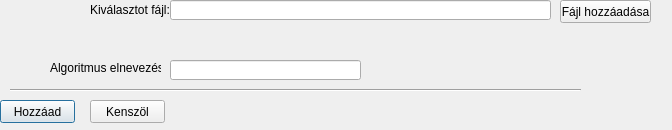
<?xml version="1.0" encoding="UTF-8"?>
<ui version="4.0">
 <class>DialogAddAlgorithm</class>
 <widget class="QDialog" name="DialogAddAlgorithm">
  <property name="geometry">
   <rect>
    <x>0</x>
    <y>0</y>
    <width>672</width>
    <height>130</height>
   </rect>
  </property>
  <property name="windowTitle">
   <string>Dialog</string>
  </property>
  <widget class="QPushButton" name="addButton">
   <property name="geometry">
    <rect>
     <x>0</x>
     <y>100</y>
     <width>75</width>
     <height>23</height>
    </rect>
   </property>
   <property name="text">
    <string>Hozzáad</string>
   </property>
  </widget>
  <widget class="QPushButton" name="cancelButton">
   <property name="geometry">
    <rect>
     <x>90</x>
     <y>100</y>
     <width>75</width>
     <height>23</height>
    </rect>
   </property>
   <property name="text">
    <string>Kenszöl</string>
   </property>
  </widget>
  <widget class="QLineEdit" name="TextFileName">
   <property name="geometry">
    <rect>
     <x>170</x>
     <y>0</y>
     <width>381</width>
     <height>20</height>
    </rect>
   </property>
   <property name="readOnly">
    <bool>true</bool>
   </property>
  </widget>
  <widget class="QLabel" name="label">
   <property name="geometry">
    <rect>
     <x>90</x>
     <y>0</y>
     <width>81</width>
     <height>20</height>
    </rect>
   </property>
   <property name="text">
    <string>Kiválasztot fájl:</string>
   </property>
  </widget>
  <widget class="QPushButton" name="addFileButton">
   <property name="geometry">
    <rect>
     <x>560</x>
     <y>0</y>
     <width>91</width>
     <height>23</height>
    </rect>
   </property>
   <property name="text">
    <string>Fájl hozzáadása</string>
   </property>
  </widget>
  <widget class="Line" name="line">
   <property name="geometry">
    <rect>
     <x>10</x>
     <y>80</y>
     <width>571</width>
     <height>20</height>
    </rect>
   </property>
   <property name="orientation">
    <enum>Qt::Horizontal</enum>
   </property>
  </widget>
  <widget class="QLineEdit" name="TextNameOfAlgo">
   <property name="geometry">
    <rect>
     <x>170</x>
     <y>60</y>
     <width>191</width>
     <height>20</height>
    </rect>
   </property>
  </widget>
  <widget class="QLabel" name="label_2">
   <property name="geometry">
    <rect>
     <x>50</x>
     <y>60</y>
     <width>111</width>
     <height>16</height>
    </rect>
   </property>
   <property name="text">
    <string>Algoritmus elnevezése:</string>
   </property>
  </widget>
 </widget>
 <resources/>
 <connections/>
</ui>
